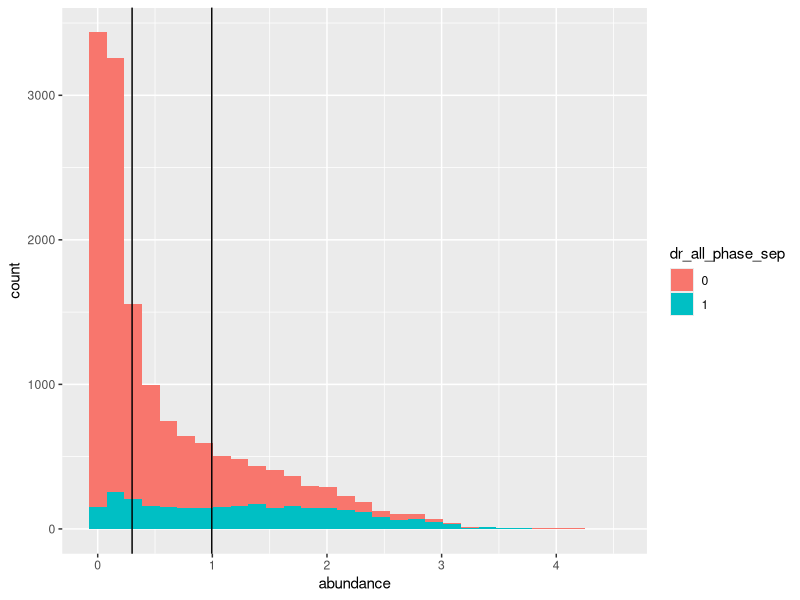
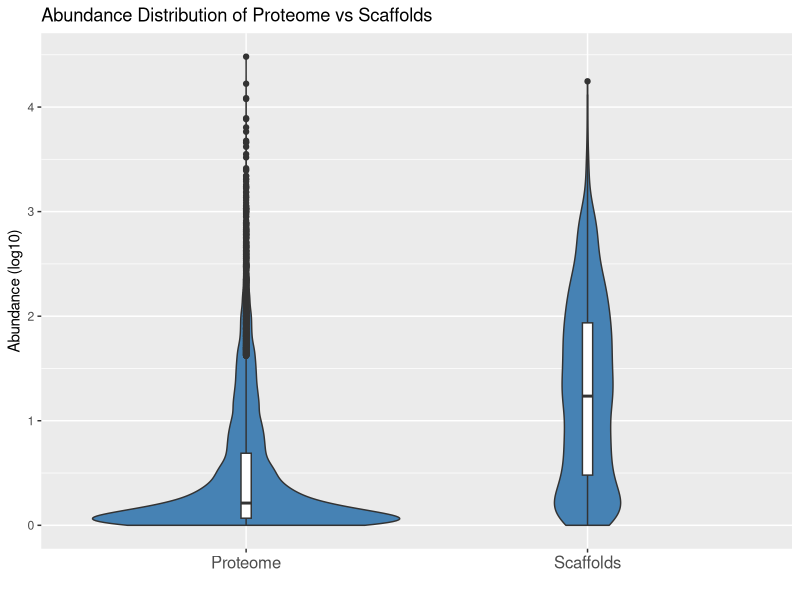

Write the R code that produced these figures, in order.
library(tidyverse)

master <- read.delim(file = "data/merged_tables/human/actual_master.tsv", sep = "\t")

master$abundance <- log10(master$abundance+1)

master <- master %>%
  filter(!is.na(abundance))

NA_to_0 <- function(optional) {
  if (is.na(optional)) {
    return (0)
  } else {
    return (1)
  }
}
master$dr_all_phase_sep <- unlist(lapply(master$dr_all_phase_sep, NA_to_0))

master$dr_all_phase_sep <- factor(master$dr_all_phase_sep, levels = c('0', '1'))
levels(master$dr_all_phase_sep)


ggplot(master) +
  geom_histogram(mapping = aes(x = abundance, fill = dr_all_phase_sep), bin = 30) +
  geom_vline(mapping = aes(xintercept = median(abundance))) +
  geom_vline(mapping = aes(xintercept = quantile(master$abundance)[[4]]))

### violin plot

master <- master %>%
  group_by(dr_all_phase_sep)


ggplot(master, mapping = aes( x = dr_all_phase_sep, y = abundance) ) +
  geom_violin(fill = 'steelblue')+
  geom_boxplot(width = 0.03)+
  labs(title = "Abundance Distribution of Proteome vs Scaffolds") +
  ylab("Abundance (log10)")+
  xlab('') +
  scale_x_discrete(labels = c('Proteome', 'Scaffolds'))+
  theme(axis.text.x = element_text(face = "plain", size = 12))


#### 2 Sample T Test

non_client <- master %>%
  filter(dr_all_phase_sep == 0)

clients <- master %>%
  filter(dr_all_phase_sep == 1)

t_test <- t.test(non_client$abundance, clients$abundance)
t_test$p.value
t_test
#is a t-test ok? - no, the log10 abundance is not normal

wilcox <- wilcox.test(non_client$abundance, clients$abundance)
wilcox
